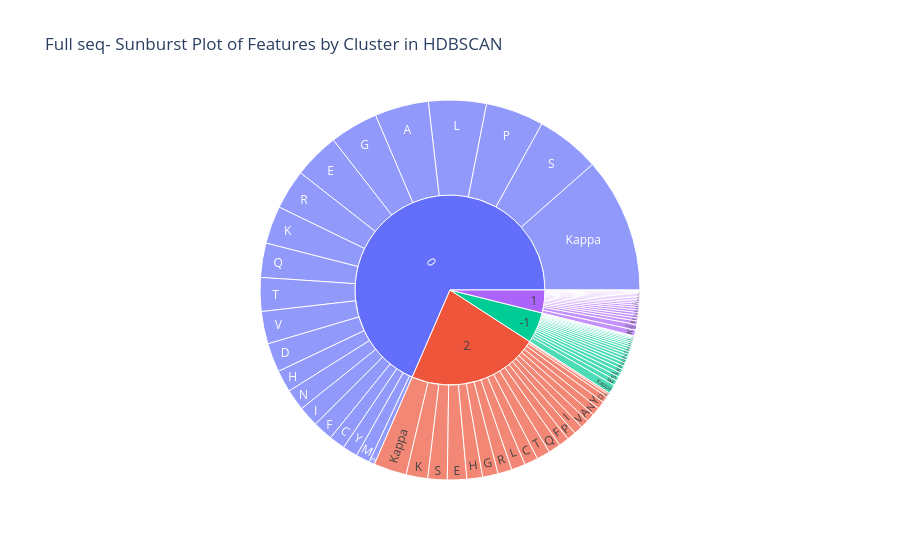

The notebook cell saved with this chart:
### Markdown cell above
### Sunburst plot

### Code cell
import plotly.express as px
 
#df2=df.drop('Normalized HP Score', axis=1)  # the total value of this is always highest
df2=df

#DataFrame with features and HDBSCAN labels
df_hdbscan = pd.concat([df2, pd.Series(labels, name='HDBSCAN_Labels')], axis=1)
 
# Melt the DataFrame to have a column for features, values, and HDBSCAN labels
df_melted = pd.melt(df_hdbscan, id_vars=['HDBSCAN_Labels'], value_vars=df2.columns)
 
# Create a sunburst plot
fig = px.sunburst(df_melted, path=['HDBSCAN_Labels', 'variable'], values='value',
                  title='Full seq- Sunburst Plot of Features by Cluster in HDBSCAN')
 
fig.show()

### Figure 1 — Plotly figure (JSON) as saved in the notebook; plotly's stock layout.template omitted (floating-point values rounded to 4 significant figures)
{"data": [{"branchvalues": "total", "domain": {"x": [0, 1], "y": [0, 1]}, "hovertemplate": "labels=%{label}<br>value=%{value}<br>parent=%{parent}<br>id=%{id}<extra></extra>", "ids": ["-1/A", "0/A", "1/A", "2/A", "-1/C", "0/C", "1/C", "2/C", "-1/D", "0/D", "1/D", "2/D", "-1/E", "0/E", "1/E", "2/E", "-1/F", "0/F", "1/F", "2/F", "-1/G", "0/G", "1/G", "2/G", "-1/H", "0/H", "1/H", "2/H", "-1/I", "0/I", "1/I", "2/I", "-1/K", "0/K", "1/K", "2/K", "-1/Kappa", "0/Kappa", "1/Kappa", "2/Kappa", "-1/L", "0/L", "1/L", "2/L", "-1/M", "0/M", "1/M", "2/M", "-1/N", "0/N", "1/N", "2/N", "-1/P", "0/P", "1/P", "2/P", "-1/Q", "0/Q", "1/Q", "2/Q", "-1/R", "0/R", "1/R", "2/R", "-1/S", "0/S", "1/S", "2/S", "-1/T", "0/T", "1/T", "2/T", "-1/V", "0/V", "1/V", "2/V", "-1/W", "0/W", "1/W", "2/W", "-1/Y", "0/Y", "1/Y", "2/Y", "-1", "0", "1", "2"], "labels": ["A", "A", "A", "A", "C", "C", "C", "C", "D", "D", "D", "D", "E", "E", "E", "E", "F", "F", "F", "F", "G", "G", "G", "G", "H", "H", "H", "H", "I", "I", "I", "I", "K", "K", "K", "K", "Kappa", "Kappa", "Kappa", "Kappa", "L", "L", "L", "L", "M", "M", "M", "M", "N", "N", "N", "N", "P", "P", "P", "P", "Q", "Q", "Q", "Q", "R", "R", "R", "R", "S", "S", "S", "S", "T", "T", "T", "T", "V", "V", "V", "V", "W", "W", "W", "W", "Y", "Y", "Y", "Y", "-1", "0", "1", "2"], "name": "", "parents": ["-1", "0", "1", "2", "-1", "0", "1", "2", "-1", "0", "1", "2", "-1", "0", "1", "2", "-1", "0", "1", "2", "-1", "0", "1", "2", "-1", "0", "1", "2", "-1", "0", "1", "2", "-1", "0", "1", "2", "-1", "0", "1", "2", "-1", "0", "1", "2", "-1", "0", "1", "2", "-1", "0", "1", "2", "-1", "0", "1", "2", "-1", "0", "1", "2", "-1", "0", "1", "2", "-1", "0", "1", "2", "-1", "0", "1", "2", "-1", "0", "1", "2", "-1", "0", "1", "2", "-1", "0", "1", "2", "", "", "", ""], "type": "sunburst", "values": [3.182, 68.62, 1.821, 10.57, 2.989, 20.31, 3.306, 17.22, 2.254, 36.98, 0.9072, 7.729, 6.342, 58.33, 4.544, 24.61, 2.391, 25.49, 2.355, 12.94, 4.17, 61.58, 3.057, 19.82, 3.64, 28.11, 3.413, 20.04, 2.204, 26.09, 2.526, 11.29, 5.094, 48.13, 7.339, 27.57, 11.67, 172.2, 7.156, 41.96, 5.49, 73.46, 2.872, 17.78, 1.009, 17.71, 0.5386, 3.745, 1.882, 27.12, 2.096, 10.07, 3.764, 74.15, 1.678, 11.41, 4.218, 43.64, 1.55, 15.6, 4.444, 50.76, 2.122, 17.92, 5.567, 81.75, 3.533, 24.65, 3.531, 43.02, 3.709, 17.14, 2.614, 41.34, 1.267, 10.76, 0.6988, 7.208, 0.4208, 2.126, 1.518, 19.2, 1.946, 10.02, 78.67, 1025.0, 58.16, 335.0]}], "layout": {"legend": {"tracegroupgap": 0}, "title": {"text": "Full seq- Sunburst Plot of Features by Cluster in HDBSCAN"}}}
